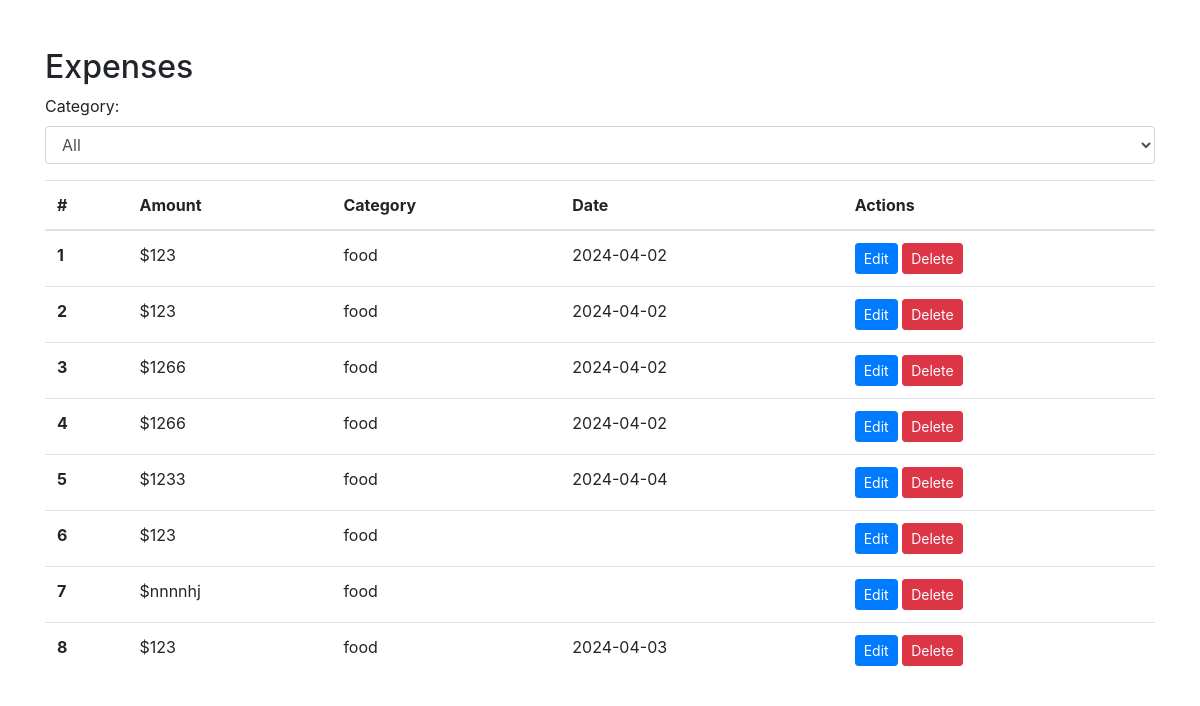
The app's page /viewexpense, older data.
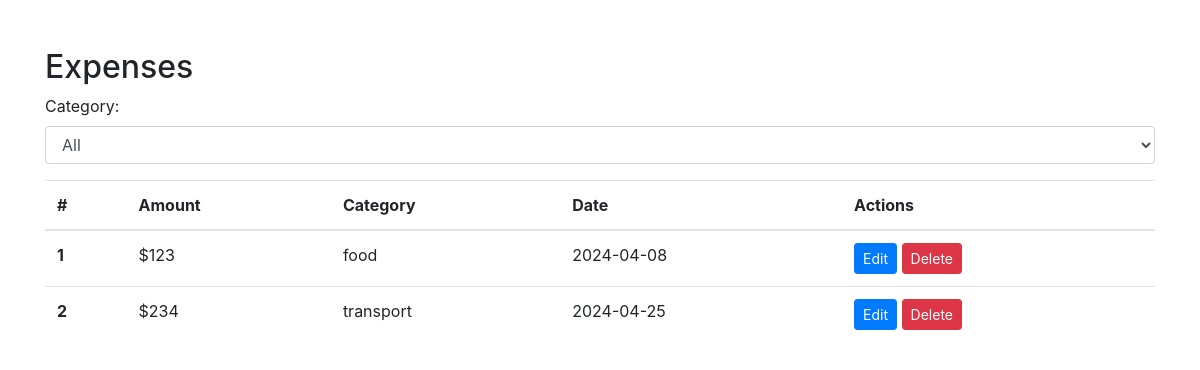
The same page, newer data.
### tables this page shows
CREATE TABLE expense
                 (id INTEGER PRIMARY KEY AUTOINCREMENT, 
                 amount DECIMAL(10, 2) NOT NULL,
                 category VARCHAR(50) NOT NULL,
                 description TEXT,
                 date DATE NOT NULL,
                 created_at TIMESTAMP DEFAULT CURRENT_TIMESTAMP);

### app.py (the view)
@app.route('/viewexpense')
def show_expenses():
    expenses = fetch_actual_expenses()
    return render_template('viewexpense.html', expenses=expenses)

### app.py (called while the page is built)
def fetch_actual_expenses():
    conn = sqlite3.connect('expense_tracker.db')
    cur = conn.cursor()
    cur.execute("SELECT rowid, amount, category, date FROM expense")  # Include rowid for delete/edit actions
    expenses = cur.fetchall()
    conn.close()
    return expenses

### templates/viewexpense.html (shortened to what this page needs)
<!DOCTYPE html>
<html lang="en">
<head>
    <link rel="stylesheet" href="https://stackpath.bootstrapcdn.com/bootstrap/4.5.2/css/bootstrap.min.css">
</head>
<body>
    <div class="container mt-5">
        <h2>Expenses</h2>
        <div class="filter-container mb-3">
            <label for="categoryFilter">Category:</label>
            <select id="categoryFilter" class="form-control">
                <option value="">All</option>
            </select>
        </div>
        <div class="row">
            <div class="col">
                <table class="table">
                    <thead>
                        <tr>
                            <th scope="col">#</th>
                            <th scope="col">Amount</th>
                            <th scope="col">Category</th>
                            <th scope="col">Date</th>
                            <th scope="col">Actions</th>
                        </tr>
                    </thead>
                    <tbody>
                        {% for expense in expenses %}
                    <tr>
                        <th scope="row">{{ loop.index }}</th>
                        <td>${{ expense[1] }}</td>
                        <td>{{ expense[2] }}</td>
                        <td>{{ expense[3] }}</td>
                        <td>
                            <a href="/edit/{{ expense[0] }}" class="btn btn-sm btn-primary">Edit</a>
                            <a href="/delete/{{ expense[0] }}" class="btn btn-sm btn-danger">Delete</a>
                        </td>
                    </tr>
                          {% endfor %}
                    </tbody>
                </table>
            </div>
        </div>
    </div>
</body>
</html>

Row changes from the older to the newer data that the page shows:
removed expense: amount "123", category "food", date "2024-04-02"
removed expense: amount "123", category "food", date "2024-04-02"
removed expense: amount "1266", category "food", date "2024-04-02"
removed expense: amount "1266", category "food", date "2024-04-02"
removed expense: amount "1233", category "food", date "2024-04-04"
removed expense: amount "123", category "food"
removed expense: amount "nnnnhj", category "food"
removed expense: amount "123", category "food", date "2024-04-03"
added expense: amount "123", category "food", date "2024-04-08"
added expense: amount "234", category "transport", date "2024-04-25"
